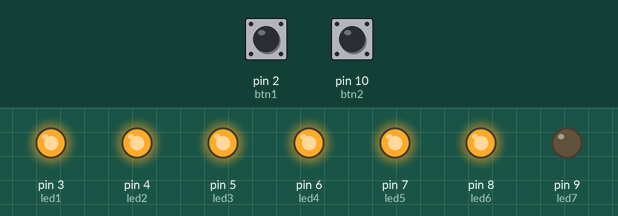
The sketch below on a simulated Arduino Uno, built with avr-gcc and run on an emulated ATmega328P. On the bench: output pins drawn as LEDs (lit = HIGH). Dashed ring = blinking. The test bench sets the inputs (shaded band); at power-on: pin 2 (btn1) HIGH, pin 10 (btn2) HIGH.

Above: at 1.2 s.
1.3 s: pin 2 (btn1) pulled LOW for 3.2 s
At 5.1 s:
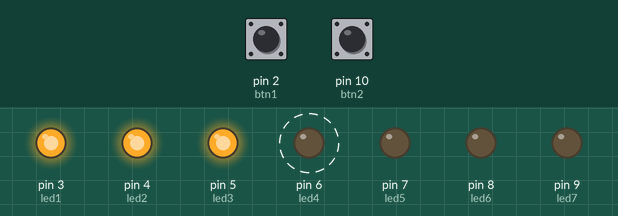
6.0 s: pin 2 (btn1) pulled LOW for 0.15 s
At 7.6 s:
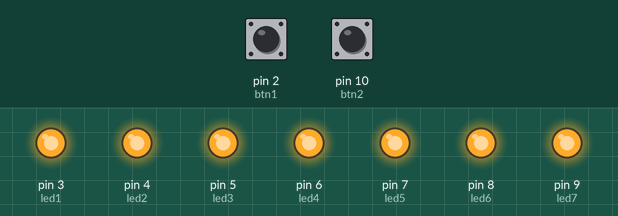
8.0 s: pin 2 (btn1) pulled LOW for 1 s
At 8.9 s:
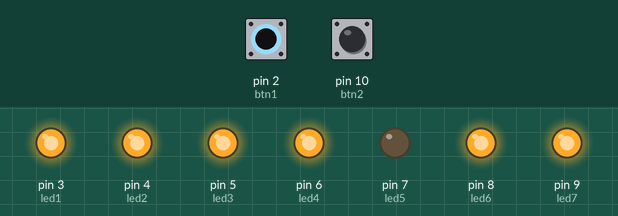
10.5 s: pin 10 (btn2) pulled LOW for 3.2 s
At 14.5 s:
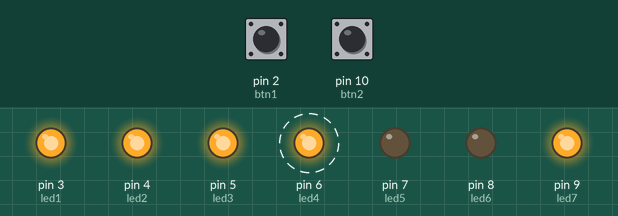
15.5 s: pin 10 (btn2) pulled LOW for 0.15 s
At 17.2 s:
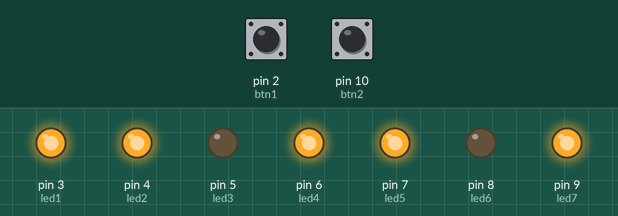
17.5 s: pin 10 (btn2) pulled LOW for 1 s
At 18.4 s:
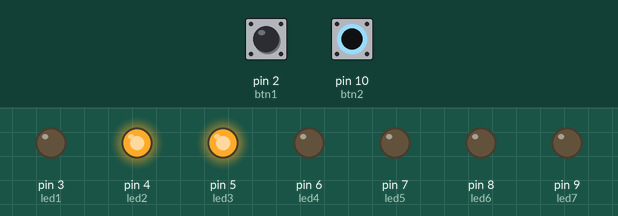
Timing chart, 0 to 20.5 s (numbered marks = the images above; inputs shaded):
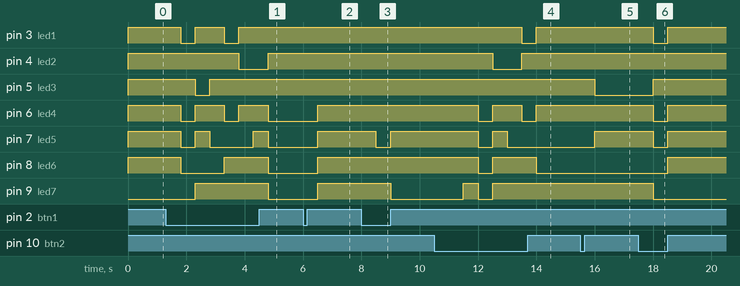

The sketch:

Lanjut_3_7Segment_2.ino
```cpp
int btn1 = 2;
int btn2 = 10;
int led1 = 3;
int led2 = 4;
int led3 = 5;
int led4 = 6;
int led5 = 7;
int led6 = 8;
int led7 = 9;
//int menitDelay = 2000;
//int test;
int a;
bool btnActive;
bool btnNonActive;

void setup() {
  // put your setup code here, to run once:
  pinMode(btn1, INPUT);

  // 7 Segment
  pinMode(led1, OUTPUT);
  pinMode(led2, OUTPUT);
  pinMode(led3, OUTPUT);
  pinMode(led4, OUTPUT);
  pinMode(led5, OUTPUT);
  pinMode(led6, OUTPUT);
  pinMode(led7, OUTPUT);

//  Serial.begin(9600);
}

// fungsi angka 0
uint8_t Angka0() {
  digitalWrite(led1, HIGH);
  digitalWrite(led2, HIGH);
  digitalWrite(led3, HIGH);
  digitalWrite(led4, HIGH);
  digitalWrite(led5, HIGH);
  digitalWrite(led6, HIGH);
  digitalWrite(led7, LOW);
//  delay(menitDelay);
}

// fungsi angka 1
uint8_t Angka1() {
  digitalWrite(led1, LOW);
  digitalWrite(led2, HIGH);
  digitalWrite(led3, HIGH);
  digitalWrite(led4, LOW);
  digitalWrite(led5, LOW);
  digitalWrite(led6, LOW);
  digitalWrite(led7, LOW);
//  delay(menitDelay);
}

// fungsi angka 2
uint8_t Angka2() {
  digitalWrite(led1, HIGH);
  digitalWrite(led2, HIGH);
  digitalWrite(led3, LOW);
  digitalWrite(led4, HIGH);
  digitalWrite(led5, HIGH);
  digitalWrite(led6, LOW);
  digitalWrite(led7, HIGH);
//  delay(menitDelay);
}

// fungsi angka 3
uint8_t Angka3() {
  digitalWrite(led1, HIGH);
  digitalWrite(led2, HIGH);
  digitalWrite(led3, HIGH);
  digitalWrite(led4, HIGH);
  digitalWrite(led5, LOW);
  digitalWrite(led6, LOW);
  digitalWrite(led7, HIGH);
//  delay(menitDelay);
}

// fungsi angka 4
uint8_t Angka4() {
  digitalWrite(led1, LOW);
  digitalWrite(led2, HIGH);
  digitalWrite(led3, HIGH);
  digitalWrite(led4, LOW);
  digitalWrite(led5, LOW);
  digitalWrite(led6, HIGH);
  digitalWrite(led7, HIGH);
//  delay(menitDelay);
}

// fungsi angka 5
uint8_t Angka5() {
  digitalWrite(led1, HIGH);
  digitalWrite(led2, LOW);
  digitalWrite(led3, HIGH);
  digitalWrite(led4, HIGH);
  digitalWrite(led5, LOW);
  digitalWrite(led6, HIGH);
  digitalWrite(led7, HIGH);
//  delay(menitDelay);
}

// fungsi angka 6
uint8_t Angka6() {
  digitalWrite(led1, HIGH);
  digitalWrite(led2, LOW);
  digitalWrite(led3, HIGH);
  digitalWrite(led4, HIGH);
  digitalWrite(led5, HIGH);
  digitalWrite(led6, HIGH);
  digitalWrite(led7, HIGH);
//  delay(menitDelay);
}

// fungsi angka 7
uint8_t Angka7() {
  digitalWrite(led1, HIGH);
  digitalWrite(led2, HIGH);
  digitalWrite(led3, HIGH);
  digitalWrite(led4, LOW);
  digitalWrite(led5, LOW);
  digitalWrite(led6, LOW);
  digitalWrite(led7, LOW);
//  delay(menitDelay);
}

// fungsi angka 8
uint8_t Angka8() {
  digitalWrite(led1, HIGH);
  digitalWrite(led2, HIGH);
  digitalWrite(led3, HIGH);
  digitalWrite(led4, HIGH);
  digitalWrite(led5, HIGH);
  digitalWrite(led6, HIGH);
  digitalWrite(led7, HIGH);
//  delay(menitDelay);
}

// fungsi angka 9
uint8_t Angka9() {
  digitalWrite(led1, HIGH);
  digitalWrite(led2, HIGH);
  digitalWrite(led3, HIGH);
  digitalWrite(led4, HIGH);
  digitalWrite(led5, LOW);
  digitalWrite(led6, HIGH);
  digitalWrite(led7, HIGH);
//  delay(menitDelay);
}

void loop() {
  // put your main code here, to run repeatedly:

    btnActive = digitalRead(btn1);
    btnNonActive = digitalRead(btn2);

    // Count Button
    if(btnActive == LOW){
     a++;
     delay(500);
     Serial.print(a);
    }

    if(btnNonActive == LOW){
     a--;
     delay(500);
     Serial.print(a);
    }

    if(a == 0){
      Angka0();
    }

    if(a == 1){
      Angka1();
    }

    if(a == 2){
      Angka2();
    }

    if(a == 3){
      Angka3();
    }

    if(a == 4){
      Angka4();
    }

    if(a == 5){
      Angka5();
    }

    if(a == 6){
      Angka6();
    }

    if(a == 7){
      Angka7();
    }

    if(a == 8){
      Angka8();
    }

    if(a == 9){
      Angka9();
    }

    if(a == 10){
      a = 0;
    }

    if(a <= -1){
     a = 9;
    }

//  //  test
//  if(btnActive == LOW){
//    test = 1;
//    Serial.print(test);
//  } else {
//     test = 0;
//    Serial.print(test);
//  }
}
```

Measured:
- after the input at 1.3 s, pin 3 (led1): alternates HIGH for 1.0 s and LOW for 0.50 s, 4 changes in all, then stays HIGH, starting after 0.50 s; pin 4 (led2): HIGH → LOW after 2.5 s, → HIGH 1.0 s later
- after the input at 6.0 s, pin 6 (led4), pin 7 (led5), pin 8 (led6), pin 9 (led7): LOW → HIGH after 0.50 s
- after the input at 8.0 s, pin 7 (led5): HIGH → LOW after 0.50 s, → HIGH 0.50 s later; pin 9 (led7): HIGH → LOW after 1.0 s
- after the input at 10.5 s, pin 3 (led1): HIGH → LOW after 3.0 s, → HIGH 0.50 s later; pin 4 (led2): HIGH → LOW after 2.0 s, → HIGH 1.0 s later
- after the input at 15.5 s, pin 5 (led3): HIGH → LOW after 0.50 s; pin 7 (led5): LOW → HIGH after 0.50 s
- after the input at 17.5 s, pin 3 (led1), pin 6 (led4), pin 7 (led5): HIGH → LOW after 0.50 s, → HIGH 0.50 s later; pin 5 (led3): LOW → HIGH after 0.50 s; pin 8 (led6): LOW → HIGH after 1.0 s; pin 9 (led7): HIGH → LOW after 0.50 s
